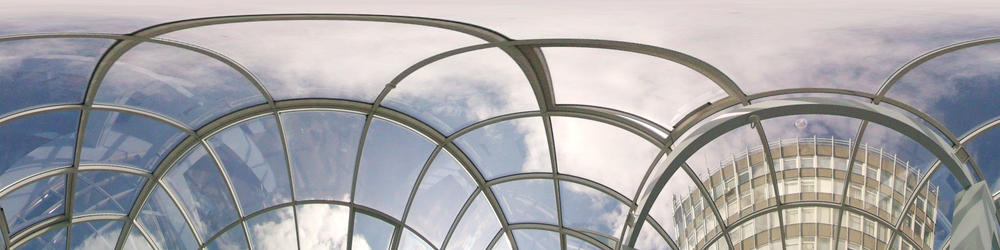
#> input picture Cam1_hall_unwrapped.png, 1000 x 250 px, shrunk from 1920 x 480 before the run
$ python -i distortion_compensation_v2.py   (imports and definitions only)   (older library calls are emulated)
#> lines starting #> are read from the running program, lines starting #| are printed output that depends on the picture
import cv2
import numpy as np
from pathlib import Path


def _save_result(image, original_path, suffix, out_dir=None):
    """Helper to save images with a specific method suffix in a target directory."""
    original_path = Path(original_path)
    if out_dir:
        out_path = Path(out_dir)
        out_path.mkdir(parents=True, exist_ok=True)
        output_path = out_path / f"{original_path.stem}_{suffix}.jpg"
    else:
        output_path = original_path.with_name(f"{original_path.stem}_{suffix}.jpg")

    cv2.imwrite(str(output_path), image)
    print(f"Saved: {output_path}")


def compensate_grakovski(image_path, K=0.3, lambda_val=100.0, phi=-1.06, preserve_fov=True, out_dir=None):
    """
    Model based on Grakovski paper with exponential k(r).
    Formula: k(r) = K + exp(lambda * (r + phi))
    """
#> called with image_path = 'Cam1_hall_unwrapped.png', K = 0.3, lambda_val = 100, phi = -1.06, preserve_fov = True, out_dir = 'output'
    img = cv2.imread(str(image_path), cv2.IMREAD_UNCHANGED)
#> img is the input picture: shape (250, 1000, 3); mean B, G, R 168, 165, 166.2
    h, w = img.shape[:2]
#> h = 250; w = 1000
    cx, cy = (w - 1) / 2.0, (h - 1) / 2.0
#> cx = 499.5; cy = 124.5

    x_dst, y_dst = np.meshgrid(np.arange(w, dtype=np.float32), np.arange(h, dtype=np.float32))
    x_n, y_n = (x_dst - cx) / max(cx, 1.0), (y_dst - cy) / max(cy, 1.0)

    r2 = x_n ** 2 + y_n ** 2
    r_norm = np.sqrt(r2) / np.sqrt(2.0)
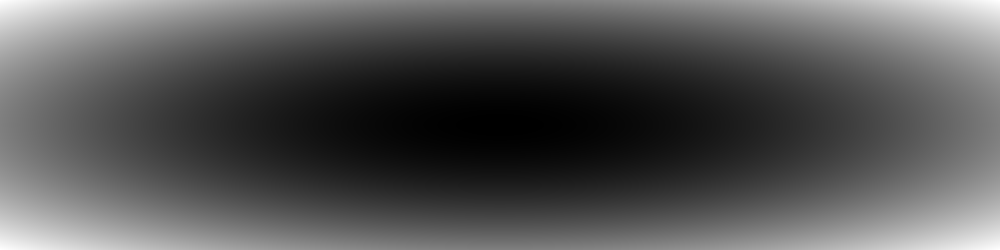
#> r2: shape (250, 1000) float32; min 1.71e-05, max 2, mean 0.67; drawn with min black and max white

    k_r = K + np.exp(lambda_val * (r_norm + phi))

    p = 2.0 * k_r * ((r2 / 2.0) - (r2 ** 2 / 24.0) + (r2 ** 3 / 720.0) - (r2 ** 4 / 40320.0))
    g = 1.0 / np.clip(1.0 + p, 1e-6, None)

    x_src_n, y_src_n = x_n * g, y_n * g

    if preserve_fov:
        scale = 1.0 / float(max(np.max(np.abs(x_src_n)), np.max(np.abs(y_src_n))))
#> scale = 1.28
        x_src_n, y_src_n = x_src_n * scale, y_src_n * scale

    map_x, map_y = x_src_n * max(cx, 1.0) + cx, y_src_n * max(cy, 1.0) + cy
    corrected = cv2.remap(img, map_x.astype(np.float32), map_y.astype(np.float32), cv2.INTER_LINEAR)
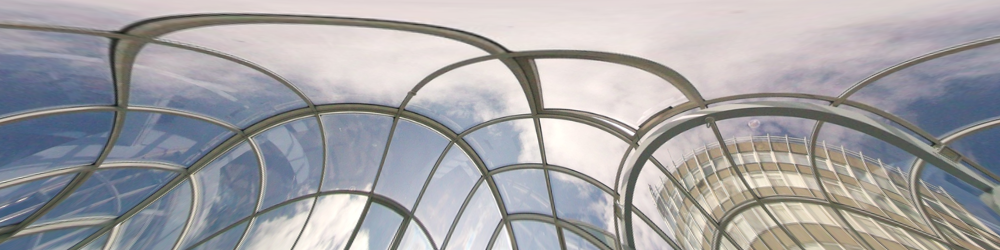
#> corrected: shape (250, 1000, 3); mean B, G, R 165.7, 162.5, 163.5

    _save_result(corrected, image_path, "compensated_grakovski", out_dir)


def compensate_sigmoid(image_path, K_center=0.3, K_edge=0.26, alpha=20.0, r0=0.85, preserve_fov=True, out_dir=None):
    """
    Sigmoid model to smoothly transition correction strength.
    """
#> called with image_path = 'Cam1_hall_unwrapped.png', K_center = 0.3, K_edge = 0.26, alpha = 20, r0 = 0.85, preserve_fov = True, out_dir = 'output'
    img = cv2.imread(str(image_path), cv2.IMREAD_UNCHANGED)
    h, w = img.shape[:2]
#> h = 250; w = 1000
    cx, cy = (w - 1) / 2.0, (h - 1) / 2.0
#> cx = 499.5; cy = 124.5

    x_dst, y_dst = np.meshgrid(np.arange(w, dtype=np.float32), np.arange(h, dtype=np.float32))
    x_n, y_n = (x_dst - cx) / max(cx, 1.0), (y_dst - cy) / max(cy, 1.0)

    r2 = x_n ** 2 + y_n ** 2
    r_norm = np.sqrt(r2) / np.sqrt(2.0)

    k_r = K_center + (K_edge - K_center) / (1.0 + np.exp(-alpha * (r_norm - r0)))

    p = 2.0 * k_r * ((r2 / 2.0) - (r2 ** 2 / 24.0) + (r2 ** 3 / 720.0) - (r2 ** 4 / 40320.0))
    g = 1.0 / np.clip(1.0 + p, 1e-6, None)

    x_src_n, y_src_n = x_n * g, y_n * g

    if preserve_fov:
        scale = 1.0 / float(max(np.max(np.abs(x_src_n)), np.max(np.abs(y_src_n))))
#> scale = 1.27
        x_src_n, y_src_n = x_src_n * scale, y_src_n * scale

    map_x, map_y = x_src_n * max(cx, 1.0) + cx, y_src_n * max(cy, 1.0) + cy
    corrected = cv2.remap(img, map_x.astype(np.float32), map_y.astype(np.float32), cv2.INTER_LINEAR)
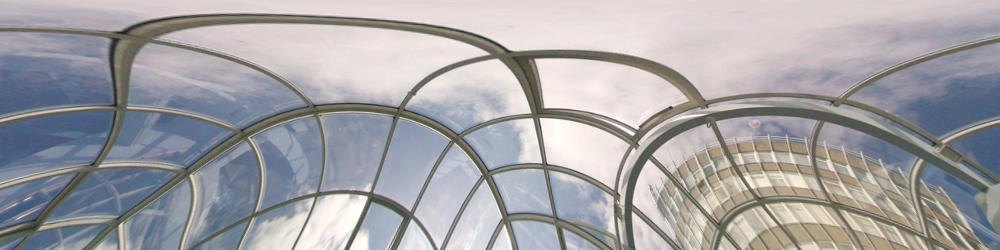
#> corrected: shape (250, 1000, 3); mean B, G, R 165.8, 162.6, 163.7

    _save_result(corrected, image_path, "compensated", out_dir)


def compensate_opencv(image_path, k1=-0.06, k2=0.0, out_dir=None):
    """
    Standard OpenCV Fisheye implementation.
    """
#> called with image_path = 'Cam1_hall_unwrapped.png', k1 = -0.06, k2 = 0, out_dir = 'output'
    img = cv2.imread(str(image_path))
    h, w = img.shape[:2]
#> h = 250; w = 1000

    f = w * 0.4
#> f = 400
    K = np.array([[f, 0, w / 2], [0, f, h / 2], [0, 0, 1]])
    D = np.array([k1, k2, 0, 0])

    new_K = cv2.fisheye.estimateNewCameraMatrixForUndistortRectify(K, D, (w, h), np.eye(3), balance=1.0)
    map1, map2 = cv2.fisheye.initUndistortRectifyMap(K, D, np.eye(3), new_K, (w, h), cv2.CV_16SC2)
    corrected = cv2.remap(img, map1, map2, interpolation=cv2.INTER_LINEAR)
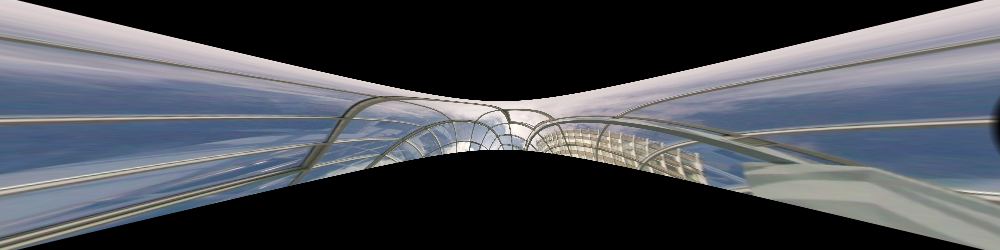
#> corrected: shape (250, 1000, 3); mean B, G, R 84.1, 77.5, 74.4

    _save_result(corrected, image_path, "compensated_opencv", out_dir)


def run_all_methods(image_path, out_dir="output"):
    """Run all methods and save results in the specified folder."""
    print(f"Processing: {image_path} into {out_dir}/")
    compensate_grakovski(image_path, out_dir=out_dir)
    compensate_sigmoid(image_path, out_dir=out_dir)
    compensate_opencv(image_path, out_dir=out_dir)


def compensate_distortion(image_path, out_dir="output"):
    """Run the best methods with their parameters and save results in the specified folder."""
    K_center = 0.30
    K_edge = 0.25
    alpha = 40
    r0 = 0.85
    preserve_fov = True
    compensate_sigmoid(image_path, K_center, K_edge, alpha, r0, preserve_fov, out_dir)

>>> result = run_all_methods('Cam1_hall_unwrapped.png')

$ run again, on bullseye_unwrapped_lanczos4.png
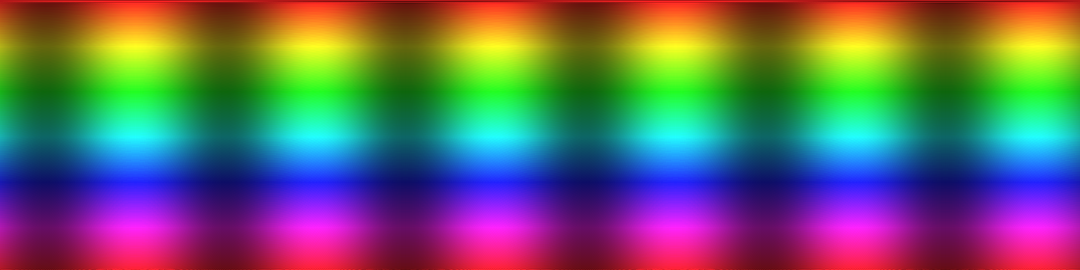
#> input picture bullseye_unwrapped_lanczos4.png, 1080 x 270 px
#> in compensate_grakovski, img is the input picture: shape (270, 1080, 3); mean B, G, R 101.3, 101.3, 100.5
#> in compensate_sigmoid, `corrected = cv2.remap(img, map_x.astype(np.float32), map_y.astype(np.f..`:
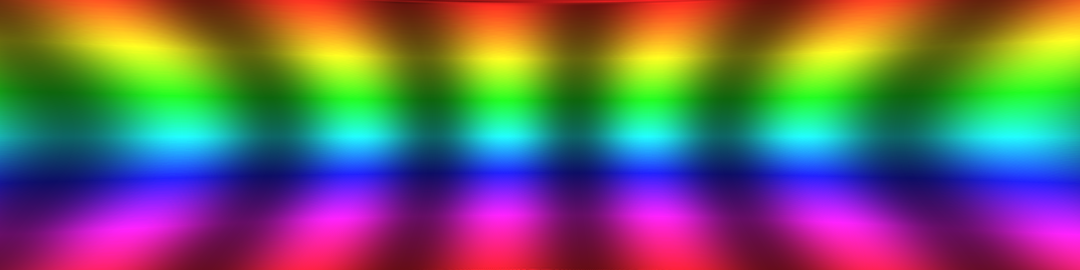
#> corrected: shape (270, 1080, 3); mean B, G, R 99.5, 99, 107.3
#> in compensate_opencv, `corrected = cv2.remap(img, map1, map2, interpolation=cv2.INTER_LINEAR)`:
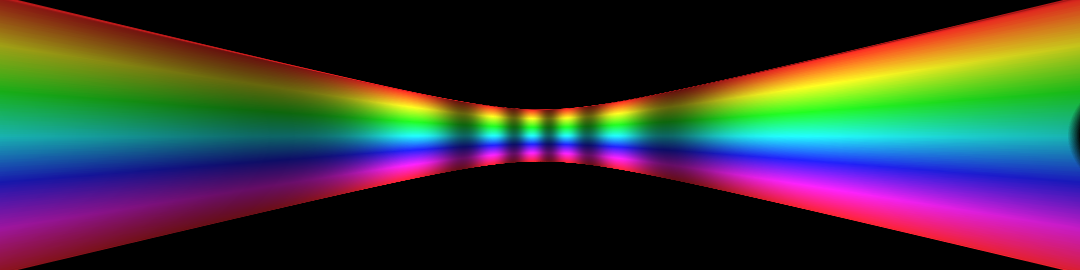
#> corrected: shape (270, 1080, 3); mean B, G, R 57.1, 57, 58.1
